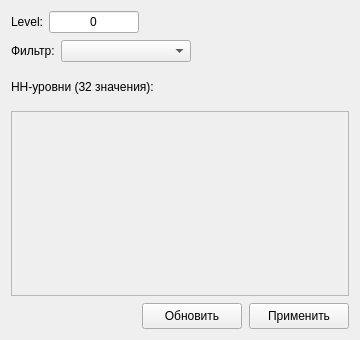
<?xml version="1.0" encoding="UTF-8"?>
<ui version="4.0">
 <class>MppSettingsWidget</class>
 <widget class="QWidget" name="MppSettingsWidget">
  <property name="geometry">
   <rect><x>0</x><y>0</y><width>360</width><height>340</height></rect>
  </property>
  <property name="windowTitle">
   <string>МПП</string>
  </property>
  <layout class="QVBoxLayout" name="verticalLayout_root">
   <property name="spacing"><number>7</number></property>

   <!-- Level row -->
   <item>
    <layout class="QHBoxLayout" name="horizontalLayout_level">
     <property name="spacing"><number>6</number></property>
     <item>
      <widget class="QLabel" name="label_level">
       <property name="text"><string>Level:</string></property>
      </widget>
     </item>
     <item>
      <widget class="QLineEdit" name="lineEdit_level">
       <property name="maximumSize"><size><width>90</width><height>16777215</height></size></property>
       <property name="text"><string>0</string></property>
       <property name="alignment"><set>Qt::AlignCenter</set></property>
      </widget>
     </item>
     <item>
      <spacer name="horizontalSpacer_level">
       <property name="orientation"><enum>Qt::Horizontal</enum></property>
       <property name="sizeHint" stdset="0"><size><width>40</width><height>20</height></size></property>
      </spacer>
     </item>
    </layout>
   </item>

   <!-- Filter row -->
   <item>
    <layout class="QHBoxLayout" name="horizontalLayout_filter">
     <property name="spacing"><number>6</number></property>
     <item>
      <widget class="QLabel" name="label_filter">
       <property name="text"><string>Фильтр:</string></property>
      </widget>
     </item>
     <item>
      <widget class="QComboBox" name="comboBox_filter">
       <property name="minimumSize"><size><width>130</width><height>0</height></size></property>
      </widget>
     </item>
     <item>
      <spacer name="horizontalSpacer_filter">
       <property name="orientation"><enum>Qt::Horizontal</enum></property>
       <property name="sizeHint" stdset="0"><size><width>40</width><height>20</height></size></property>
      </spacer>
     </item>
    </layout>
   </item>

   <!-- HH header -->
   <item>
    <widget class="QLabel" name="label_hh_header">
     <property name="text"><string>HH-уровни (32 значения):</string></property>
    </widget>
   </item>

   <!-- HH scroll — content built programmatically in Python -->
   <item>
    <widget class="QScrollArea" name="scrollArea_hh">
     <property name="minimumSize"><size><width>0</width><height>185</height></size></property>
     <property name="maximumSize"><size><width>16777215</width><height>185</height></size></property>
     <property name="widgetResizable"><bool>true</bool></property>
     <widget class="QWidget" name="widget_hh_container">
      <property name="geometry"><rect><x>0</x><y>0</y><width>340</width><height>183</height></rect></property>
     </widget>
    </widget>
   </item>

   <!-- Buttons -->
   <item>
    <layout class="QHBoxLayout" name="horizontalLayout_buttons">
     <item>
      <spacer name="horizontalSpacer_btn">
       <property name="orientation"><enum>Qt::Horizontal</enum></property>
       <property name="sizeHint" stdset="0"><size><width>40</width><height>20</height></size></property>
      </spacer>
     </item>
     <item>
      <widget class="QPushButton" name="pushButton_update">
       <property name="minimumSize"><size><width>100</width><height>26</height></size></property>
       <property name="text"><string>Обновить</string></property>
      </widget>
     </item>
     <item>
      <widget class="QPushButton" name="pushButton_apply">
       <property name="minimumSize"><size><width>100</width><height>26</height></size></property>
       <property name="text"><string>Применить</string></property>
      </widget>
     </item>
    </layout>
   </item>

  </layout>
 </widget>
 <resources/>
 <connections/>
</ui>
